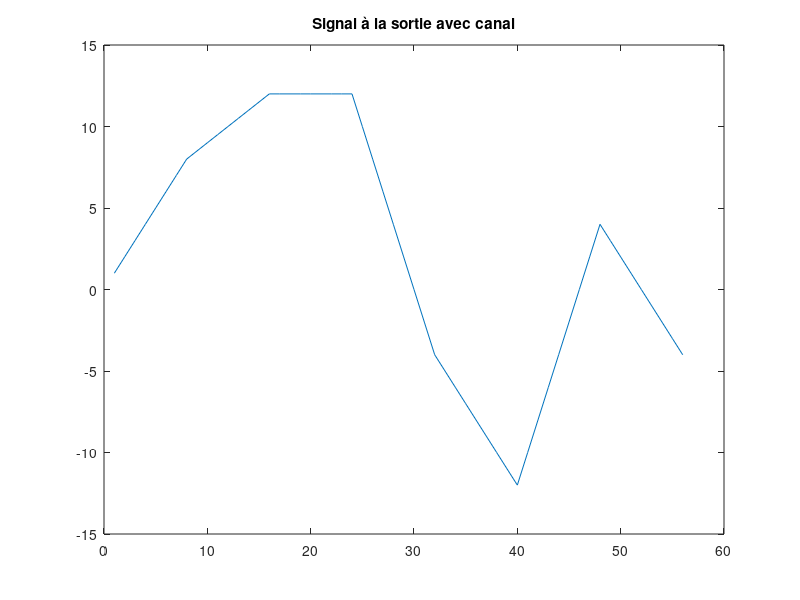
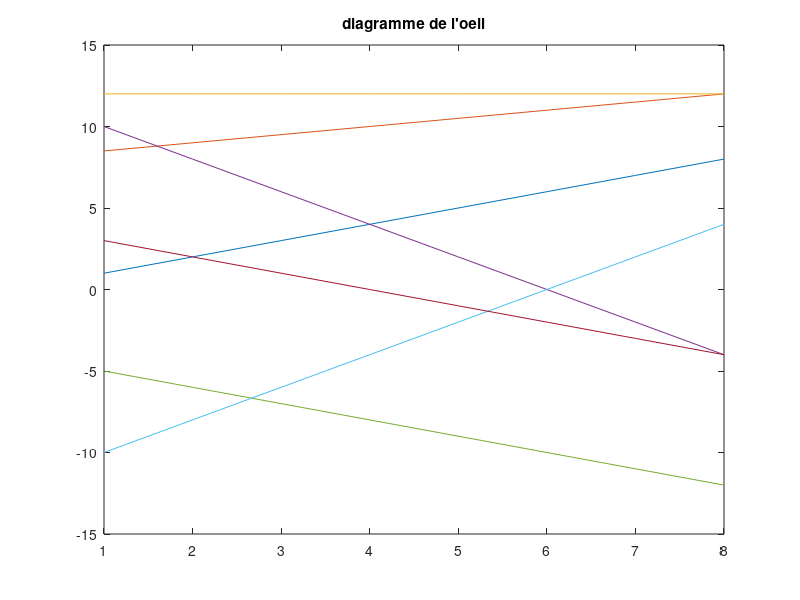
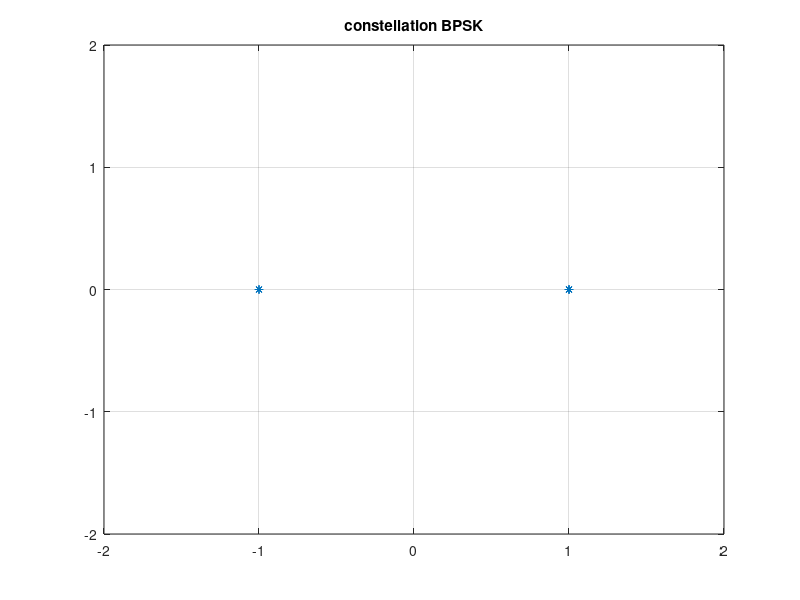
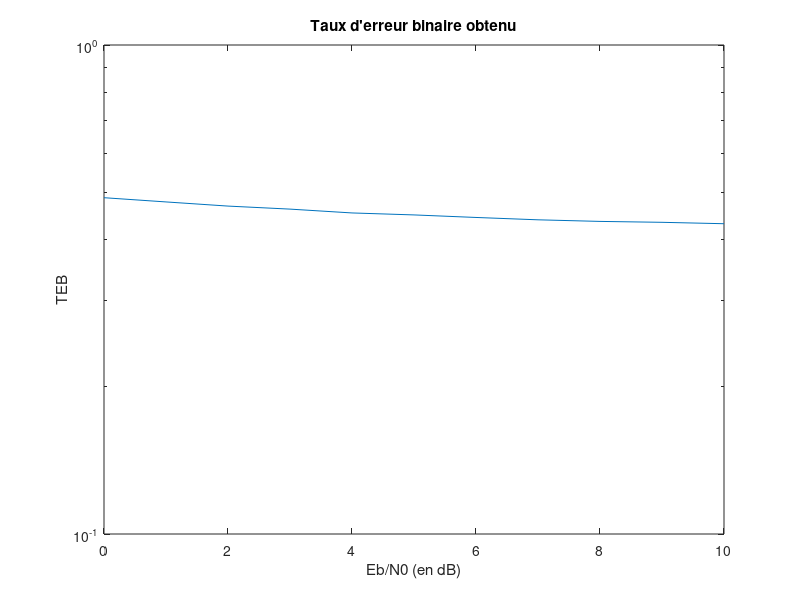

Reproduce these figures in MATLAB, in order.
Fe = 24000;
Rb= 3000;
Tb = 1/Rb;
M=2;

bits = [1 1 1 0 0 1 0];
N = length(bits);

Ts = Tb;
Ns = Ts*Fe;
bits(bits == 0) = -1;

Bits_ns = zeros(length(bits),Ns);
Bits_ns(:,1)=reshape(bits,length(bits),1);
Bits_ns=reshape(Bits_ns',1,length(bits)*Ns);

%filtre de mise en forme
h = ones(1,Ns);

Xe = filter(h,1,Bits_ns);

%Signal de sortie sans canal
Ye = filter(h,1,Xe);



%2 - Calcul de TEB

t0 = Ns;

Ye_echantionne1 = Ye(t0:Ns:end);
Ye_echantionne1=sign(Ye_echantionne1);

Ye_echantionne1(Ye_echantionne1 == -1) = 0;
v1 = (bits ~= Ye_echantionne1);
TEB = sum(v1)/N;
fprintf("TEB : %d \n",TEB);
%On trouve TEB égale à 0

% 3 - Calcul de g = h*h_c*h_r

%g = h*h_r = h*h
g = conv(h,h);

%On a h_c = dirac(t) + dirac(t - Ts)/2
% Donc g = g(t) + (g(t - Ts))/2

%décalge de g d'une durée Ts g2 = (g(t - Ts))/2
g2 = 0.5.*[zeros(1,Ns) g];


%g = g(t) + (g(t - Ts))/2
%ajouter des zeros à la fin
g = [g zeros(1,Ns)];



g = g + g2;



% 3 - a) Signal à la sortie avec canal 

Ze = filter(g,1,Bits_ns);


figure(1);
plot(Ze);
title("Signal à la sortie avec canal");
%diagramme de l'oeil

diag_oeil = reshape(Ze,Ns,length(Ze)/Ns);
figure(2);
plot(diag_oeil);
title("diagramme de l'oeil");
% 3-b) Constellation

Ze_echantionne1 = Ze(t0:Ns:end);
Ze_echantionne1=sign(Ze_echantionne1);
figure(3);
plot(Ze_echantionne1,zeros(1,length(Ze_echantionne1)),"*");
axis([-2 2 -2 2]);
title("constellation BPSK");
grid on;

% 3-c) Calcul du TEB




Ze_echantionne1(Ze_echantionne1 == -1) = 0;
v1 = (bits ~= Ze_echantionne1);
TEB2 = sum(v1)/N;

fprintf("TEB2 : %d \n",TEB2);



% 4)
%Calcul de he
he = 0.5.*[zeros(1,Ns) h];
h2 = [h zeros(1,Ns)];
he = h2 + he;
x_mod = filter(he,1,Bits_ns);

%signal à la sortie du canal

Eb_N0_db = [0:10];
Nb = 5000;
s = zeros(1,10);
% Implantation avec bruit.

for i=1:length(Eb_N0_db)
   TEB = 0;
   for j=1:Nb
   % Calcul de la puissance
   sigma = mean(x_mod.^2)*Ns/(2*log2(M)*10^(Eb_N0_db(i)/10));
   bruit = sqrt(sigma)*randn(1,length(x_mod));
   x_bruite = x_mod + bruit;

   % Passage par le filtre de reception
   x_dem_bruite = filter(h,1,x_bruite);
   t0 = Ns;
   % Calcul du TEB avec bruit
   % Échantillonnage
   x_echantillonne_i = x_dem_bruite(t0:Ns:end);
   % Décision
   symboles_dec_i = sign(x_echantillonne_i);
   bits_dec = (symboles_dec_i+1)/2;
   nb_erreurs2 = length(find(bits_dec~= bits));
   TEB = TEB + nb_erreurs2/N;
   end
   TEB2(i)=TEB/Nb;
end
   
% TES en fonction de Eb/N0
figure(4);
semilogy(Eb_N0_db,TEB2)
title("Taux d'erreur binaire obtenu")
xlabel("Eb/N0 (en dB)")
ylabel("TEB")

%TEB théorique sans canal multitrajet
TEB_th = qfunc(sqrt(2*10.^(Eb_N0_db)/10));
%TEB théorique Avec canal multitrajet
TEB_th_c = 0.5*qfunc(sqrt((2/5)*10.^(Eb_N0_db)/10)) + 0.5*qfunc(1.5*sqrt((8/5)*10.^(Eb_N0_db)/10));
figure(6);
semilogy(Eb_N0_db,TEB_th,'k-*');
hold on;
semilogy(Eb_N0_db,TEB_th_c,'r-o');
semilogy(Eb_N0_db,TEB2,'b-+');
xlabel("E_b/N_0");
ylabel("TEB");
legend("TEB théorique sans canal multitrajets","TEB théorique avec canal multitrajets","TEB simulé");
grid;





%Egalisation ZFE

%1) On a K = N


Z = Ze(t0:Ns:end);

Y0 = [1 zeros(1,Ns-2)]';

Z = toeplitz(Z);
C = Z\Y0;
%C = inv(Z)*Y0;

%2-ii)
%Sans bruit
figure(5);
%la réponse en fréquence de l’égaliseur
Cf = fftshift(C);
plot(Cf);


%2-iii) 
%Sans égalisation

Zs = Ze(t0:Ns:end);
subplot(1,2,1);
plot(Zs);
title("Sans égalisation");
%Avec égalisation

g_egalise = conv(g,C);
Ze_egalise = filter(g_egalise,1,Bits_ns);
Zs_egalise = Ze_egalise(t0:Ns:end);

subplot(1,2,2);
plot(Zs_egalise);
title("Avec égalisation");


